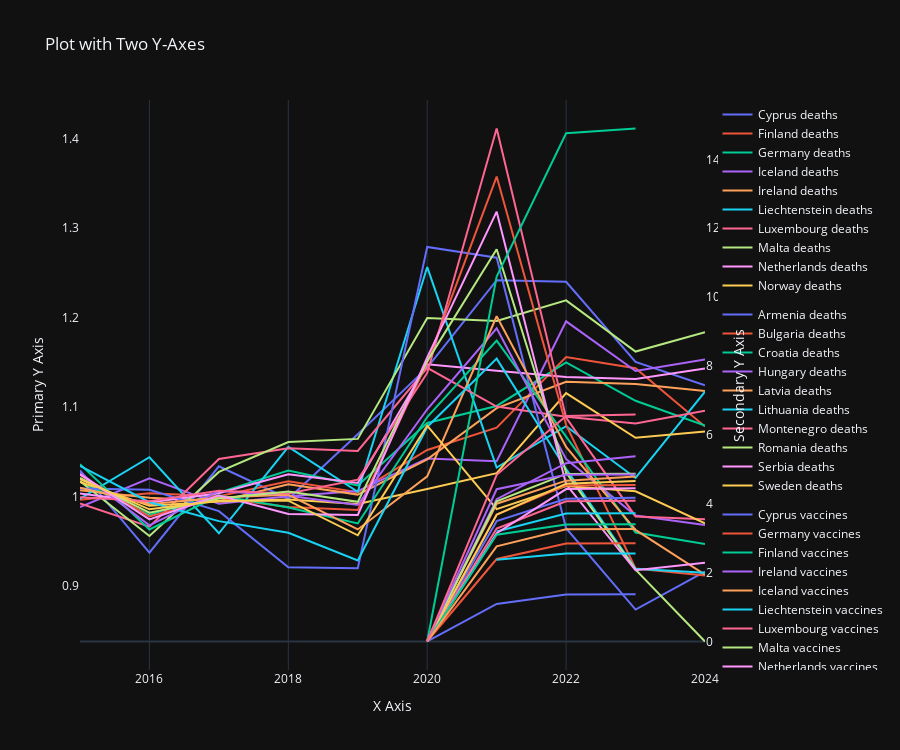

The cell this chart's notebook holds for it:
### Markdown cell above
# BookMark

### Code cell
# display(MD('### HeatMap (of deaths based on age groups)'))


## this is how we will sort 
sums = pd.pivot_table(
cd[(cd['source']=='deaths') & (cd['filter']=='TOTAL') & (cd['value_type']=='normalized') & (cd['year'] > 2023)], # totals only 
values = 'value',
index = ['abbr','name'],
aggfunc='sum',
)
sums = sums.reset_index()
sums = sums.sort_values(by='value',ascending=False)

heads = sums.head(10)
tails = sums.tail(10)

tempD = cd[(cd['source']=='deaths') & (cd['filter']=='TOTAL') & (cd['value_type']=='normalized')]
tempD_head = tempD[tempD.name.isin(heads.name)]
tempD_tail = tempD[tempD.name.isin(tails.name)]


tempV = cd[(cd['source']=='vaccine') & (cd['filter']=='All') & (cd['value_type']=='ratio (total_dose/pop.)')]
tempV_head = tempV[tempV.name.isin(heads.name)]
tempV_tail = tempV[tempV.name.isin(tails.name)]


# Create the figure
fig = go.Figure()

names = tempD_head.name.drop_duplicates().to_list()
for n in names:
    fig.add_trace(go.Scatter(
        x=tempD_head[tempD_head.name == n]['year'], 
        y=tempD_head[tempD_head.name == n]['value'], 
        mode='lines', 
        name=f"{n} deaths",
        legendgroup="group1",
        yaxis='y1'
        )
        )

names = tempD_tail.name.drop_duplicates().to_list()
for n in names:
    fig.add_trace(go.Scatter(
        x=tempD_tail[tempD_tail.name == n]['year'], 
        y=tempD_tail[tempD_tail.name == n]['value'], 
        mode='lines', 
        name=f"{n} deaths",
        legendgroup="group2",
        yaxis='y1'
        )
        )

names = tempV_head.name.drop_duplicates().to_list()
for n in names:
    fig.add_trace(go.Scatter(
        x=tempV_head[tempV_head.name == n]['year'], 
        y=tempV_head[tempV_head.name == n]['value'], 
        mode='lines', 
        name=f"{n} vaccines",
        legendgroup="group3",
        yaxis='y2'
        )
        )
    
names = tempV_tail.name.drop_duplicates().to_list()
for n in names:
    fig.add_trace(go.Scatter(
        x=tempV_tail[tempV_tail.name == n]['year'], 
        y=tempV_tail[tempV_tail.name == n]['value'], 
        mode='lines', 
        name=f"{n} vaccines",
        legendgroup="group4",
        yaxis='y2'
        )
        )

# Show the figure
fig.update_layout(
    template="plotly_dark",
    title="Plot with Two Y-Axes",
    xaxis=dict(title="X Axis"),
    yaxis=dict(title="Primary Y Axis", side="left", showgrid=False),
    yaxis2=dict(
        title="Secondary Y Axis",
        overlaying="y",
        side="right",
        showgrid=False
    ),
    height=750
    )
fig.show()

### Figure 1 — Plotly figure (JSON) as saved in the notebook; plotly's stock layout.template omitted (floating-point values rounded to 4 significant figures)
{"data": [{"legendgroup": "group1", "mode": "lines", "name": "Cyprus deaths", "type": "scatter", "x": [2015, 2016, 2017, 2018, 2019, 2020, 2021, 2022, 2023, 2024], "y": [1.029, 0.9372, 1.034, 0.9974, 1.07, 1.144, 1.242, 1.24, 1.15, 1.124], "yaxis": "y"}, {"legendgroup": "group1", "mode": "lines", "name": "Finland deaths", "type": "scatter", "x": [2015, 2016, 2017, 2018, 2019, 2020, 2021, 2022, 2023, 2024], "y": [0.9964, 1.004, 1.0, 1.017, 1.005, 1.052, 1.077, 1.156, 1.143, 1.078], "yaxis": "y"}, {"legendgroup": "group1", "mode": "lines", "name": "Germany deaths", "type": "scatter", "x": [2015, 2016, 2017, 2018, 2019, 2020, 2021, 2022, 2023, 2024], "y": [1.016, 0.9793, 1.004, 1.029, 1.012, 1.082, 1.101, 1.15, 1.107, 1.079], "yaxis": "y"}, {"legendgroup": "group1", "mode": "lines", "name": "Iceland deaths", "type": "scatter", "x": [2015, 2016, 2017, 2018, 2019, 2020, 2021, 2022, 2023, 2024], "y": [0.9881, 1.02, 0.9917, 1.0, 1.006, 1.042, 1.039, 1.196, 1.14, 1.153], "yaxis": "y"}, {"legendgroup": "group1", "mode": "lines", "name": "Ireland deaths", "type": "scatter", "x": [2015, 2016, 2017, 2018, 2019, 2020, 2021, 2022, 2023, 2024], "y": [1.007, 0.9984, 0.9946, 1.014, 1.002, 1.041, 1.099, 1.128, 1.126, 1.118], "yaxis": "y"}, {"legendgroup": "group1", "mode": "lines", "name": "Liechtenstein deaths", "type": "scatter", "x": [2015, 2016, 2017, 2018, 2019, 2020, 2021, 2022, 2023, 2024], "y": [0.9974, 1.044, 0.9588, 1.055, 1.005, 1.256, 1.032, 1.079, 1.021, 1.117], "yaxis": "y"}, {"legendgroup": "group1", "mode": "lines", "name": "Luxembourg deaths", "type": "scatter", "x": [2015, 2016, 2017, 2018, 2019, 2020, 2021, 2022, 2023, 2024], "y": [0.9921, 0.9661, 1.042, 1.054, 1.051, 1.144, 1.1, 1.089, 1.082, 1.096], "yaxis": "y"}, {"legendgroup": "group1", "mode": "lines", "name": "Malta deaths", "type": "scatter", "x": [2015, 2016, 2017, 2018, 2019, 2020, 2021, 2022, 2023, 2024], "y": [1.017, 0.9557, 1.027, 1.061, 1.064, 1.2, 1.196, 1.219, 1.162, 1.184], "yaxis": "y"}, {"legendgroup": "group1", "mode": "lines", "name": "Netherlands deaths", "type": "scatter", "x": [2015, 2016, 2017, 2018, 2019, 2020, 2021, 2022, 2023, 2024], "y": [1.003, 0.9932, 1.003, 1.025, 1.015, 1.148, 1.14, 1.134, 1.131, 1.143], "yaxis": "y"}, {"legendgroup": "group1", "mode": "lines", "name": "Norway deaths", "type": "scatter", "x": [2015, 2016, 2017, 2018, 2019, 2020, 2021, 2022, 2023, 2024], "y": [1.016, 0.9895, 0.9944, 0.9966, 0.9915, 1.008, 1.026, 1.116, 1.066, 1.072], "yaxis": "y"}, {"legendgroup": "group2", "mode": "lines", "name": "Armenia deaths", "type": "scatter", "x": [2015, 2016, 2017, 2018, 2019, 2020, 2021, 2022, 2023, 2024], "y": [1.009, 1.007, 0.9835, 0.9209, 0.9196, 1.279, 1.267, 0.9644, 0.8735, 0.916], "yaxis": "y"}, {"legendgroup": "group2", "mode": "lines", "name": "Bulgaria deaths", "type": "scatter", "x": [2015, 2016, 2017, 2018, 2019, 2020, 2021, 2022, 2023, 2024], "y": [1.024, 0.9775, 0.9984, 0.9883, 0.9847, 1.15, 1.358, 1.08, 0.9193, 0.9117], "yaxis": "y"}, {"legendgroup": "group2", "mode": "lines", "name": "Croatia deaths", "type": "scatter", "x": [2015, 2016, 2017, 2018, 2019, 2020, 2021, 2022, 2023, 2024], "y": [1.036, 0.963, 1.001, 0.9876, 0.9697, 1.089, 1.174, 1.067, 0.9596, 0.9469], "yaxis": "y"}, {"legendgroup": "group2", "mode": "lines", "name": "Hungary deaths", "type": "scatter", "x": [2015, 2016, 2017, 2018, 2019, 2020, 2021, 2022, 2023, 2024], "y": [1.026, 0.9676, 1.006, 1.001, 0.9905, 1.097, 1.188, 1.042, 0.9787, 0.9681], "yaxis": "y"}, {"legendgroup": "group2", "mode": "lines", "name": "Latvia deaths", "type": "scatter", "x": [2015, 2016, 2017, 2018, 2019, 2020, 2021, 2022, 2023, 2024], "y": [1.01, 0.9913, 0.9989, 1.002, 0.9631, 1.022, 1.201, 1.055, 0.9626, 0.9126], "yaxis": "y"}, {"legendgroup": "group2", "mode": "lines", "name": "Lithuania deaths", "type": "scatter", "x": [2015, 2016, 2017, 2018, 2019, 2020, 2021, 2022, 2023, 2024], "y": [1.034, 0.9935, 0.9724, 0.9593, 0.9284, 1.078, 1.154, 1.03, 0.9192, 0.9148], "yaxis": "y"}, {"legendgroup": "group2", "mode": "lines", "name": "Montenegro deaths", "type": "scatter", "x": [2015, 2016, 2017, 2018, 2019, 2020, 2021, 2022, 2023, 2024], "y": [0.999, 0.9947, 1.006, 1.003, 1.019, 1.138, 1.411, 1.088, 0.9777, 0.9744], "yaxis": "y"}, {"legendgroup": "group2", "mode": "lines", "name": "Romania deaths", "type": "scatter", "x": [2015, 2016, 2017, 2018, 2019, 2020, 2021, 2022, 2023, 2024], "y": [1.021, 0.9817, 0.9977, 1.005, 0.9939, 1.151, 1.276, 1.027, 0.9181, 0.8378], "yaxis": "y"}, {"legendgroup": "group2", "mode": "lines", "name": "Serbia deaths", "type": "scatter", "x": [2015, 2016, 2017, 2018, 2019, 2020, 2021, 2022, 2023, 2024], "y": [1.025, 0.9742, 1.001, 0.9804, 0.9793, 1.155, 1.318, 1.013, 0.9174, 0.9259], "yaxis": "y"}, {"legendgroup": "group2", "mode": "lines", "name": "Sweden deaths", "type": "scatter", "x": [2015, 2016, 2017, 2018, 2019, 2020, 2021, 2022, 2023, 2024], "y": [1.019, 0.9856, 0.9951, 0.9952, 0.9565, 1.079, 0.9858, 1.012, 1.006, 0.9699], "yaxis": "y"}, {"legendgroup": "group3", "mode": "lines", "name": "Cyprus vaccines", "type": "scatter", "x": [2020, 2021, 2022, 2023], "y": [0.00991, 3.496, 4.144, 4.174], "yaxis": "y2"}, {"legendgroup": "group3", "mode": "lines", "name": "Germany vaccines", "type": "scatter", "x": [2020, 2021, 2022, 2023], "y": [0.007283, 3.685, 4.532, 4.547], "yaxis": "y2"}, {"legendgroup": "group3", "mode": "lines", "name": "Finland vaccines", "type": "scatter", "x": [2020, 2021, 2022, 2023], "y": [0.006208, 10.59, 14.76, 14.9], "yaxis": "y2"}, {"legendgroup": "group3", "mode": "lines", "name": "Ireland vaccines", "type": "scatter", "x": [2020, 2021, 2022, 2023], "y": [0.002516, 4.133, 5.179, 5.38], "yaxis": "y2"}, {"legendgroup": "group3", "mode": "lines", "name": "Iceland vaccines", "type": "scatter", "x": [2020, 2021, 2022, 2023], "y": [0.04074, 4.002, 4.671, 4.79], "yaxis": "y2"}, {"legendgroup": "group3", "mode": "lines", "name": "Liechtenstein vaccines", "type": "scatter", "x": [2021, 2022, 2023], "y": [3.192, 3.716, 3.725], "yaxis": "y2"}, {"legendgroup": "group3", "mode": "lines", "name": "Luxembourg vaccines", "type": "scatter", "x": [2020, 2021, 2022, 2023], "y": [0.004145, 3.281, 4.073, 4.085], "yaxis": "y2"}, {"legendgroup": "group3", "mode": "lines", "name": "Malta vaccines", "type": "scatter", "x": [2020, 2021, 2022, 2023], "y": [0.006005, 4.073, 4.867, 4.873], "yaxis": "y2"}, {"legendgroup": "group3", "mode": "lines", "name": "Netherlands vaccines", "type": "scatter", "x": [2020, 2021, 2022, 2023], "y": [2.643e-06, 3.145, 4.425, 4.448], "yaxis": "y2"}, {"legendgroup": "group3", "mode": "lines", "name": "Norway vaccines", "type": "scatter", "x": [2020, 2021, 2022, 2023], "y": [0.0009235, 3.682, 4.579, 4.657], "yaxis": "y2"}, {"legendgroup": "group4", "mode": "lines", "name": "Bulgaria vaccines", "type": "scatter", "x": [2020, 2021, 2022, 2023], "y": [0.002023, 1.089, 1.367, 1.37], "yaxis": "y2"}, {"legendgroup": "group4", "mode": "lines", "name": "Croatia vaccines", "type": "scatter", "x": [2020, 2021, 2022, 2023], "y": [0.007259, 2.395, 2.847, 2.854], "yaxis": "y2"}, {"legendgroup": "group4", "mode": "lines", "name": "Hungary vaccines", "type": "scatter", "x": [2020, 2021, 2022, 2023], "y": [0.003635, 3.1, 3.401, 3.404], "yaxis": "y2"}, {"legendgroup": "group4", "mode": "lines", "name": "Lithuania vaccines", "type": "scatter", "x": [2020, 2021, 2022, 2023], "y": [0.01047, 4.421, 4.839, 4.846], "yaxis": "y2"}, {"legendgroup": "group4", "mode": "lines", "name": "Latvia vaccines", "type": "scatter", "x": [2020, 2021, 2022, 2023], "y": [0.003365, 2.763, 3.26, 3.268], "yaxis": "y2"}, {"legendgroup": "group4", "mode": "lines", "name": "Romania vaccines", "type": "scatter", "x": [2021, 2022, 2023], "y": [2.371, 2.556, 2.558], "yaxis": "y2"}, {"legendgroup": "group4", "mode": "lines", "name": "Sweden vaccines", "type": "scatter", "x": [2020, 2021, 2022, 2023], "y": [0.003973, 4.841, 6.549, 6.59], "yaxis": "y2"}], "layout": {"height": 750, "title": {"text": "Plot with Two Y-Axes"}, "xaxis": {"title": {"text": "X Axis"}}, "yaxis": {"showgrid": false, "side": "left", "title": {"text": "Primary Y Axis"}}, "yaxis2": {"overlaying": "y", "showgrid": false, "side": "right", "title": {"text": "Secondary Y Axis"}}}}
